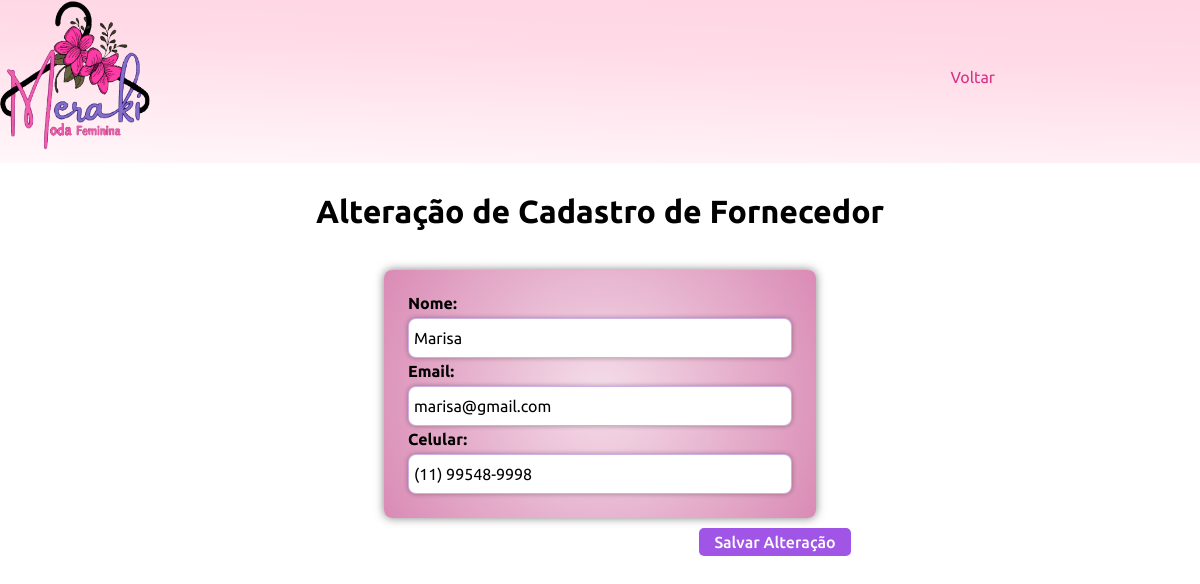
The app's page /View/alterarFornecedor.php?idFor=2 (signed in) with its own data.
### tables this page shows
CREATE TABLE IF NOT EXISTS `fornecedor` (
  `idFor` INT NOT NULL AUTO_INCREMENT,
  `nomeFor` VARCHAR(150) NOT NULL,
  `emailFor` VARCHAR(150) NULL,
  `telefoneFor` VARCHAR(45) NULL,
  PRIMARY KEY (`idFor`));

### Model/DAO/Conexao.php (called while the page is built, shortened)
<?php
class Conexao
{
    private static $conexao;
    public static function getInstance()
    {
        if (!isset(self::$conexao)) {
            try {
                $options = array(
                    PDO::ATTR_PERSISTENT => true,
                    PDO::MYSQL_ATTR_INIT_COMMAND => 'SET NAMES UTF8;',
                    PDO::ATTR_ERRMODE => PDO::ERRMODE_EXCEPTION
                );
                self::$conexao = new
                    PDO(
                    "mysql:host=localhost;dbname=mkm",
                    "root",
                    "",
                    $options
                );
            } catch (PDOException $exc) {
                echo "Erro ao conectar ao banco " . $exc->getMessage();
            }
        }
        return self::$conexao;
    }
}
?>

### Control/listarForController.php (called while the page is built, shortened)
<?php
require_once '../Model/DAO/FornecedorDAO.php';
$fornecedorDAO = new FornecedorDAO();
$todos = $fornecedorDAO->listarFornecedor();
?>

### Model/DAO/FornecedorDAO.php (called while the page is built, shortened)
<?php
include "Conexao.php";
class FornecedorDAO{
    public $pdo = null;
    public function __construct()
    {
        $this->pdo = Conexao::getInstance();
    }
 public function listarFornecedor()
 {
     try {
         $sql = "SELECT * FROM fornecedor ";
         $stmt = $this->pdo->prepare($sql);
         $stmt->execute();
         $retorno = $stmt->fetchAll(PDO::FETCH_ASSOC);
         return $retorno;
     } catch (PDOException $exc) {
         echo $exc->getMessage();
     }
 }
}
?>

### View/alterarFornecedor.php (the view, shortened to what this page needs)
<?php
require_once '../Control/listarForController.php';
?>
<!DOCTYPE html>
<html lang="pt-br">
<head>
  <link href="../_cdn/boot.css" rel="stylesheet" />
  <link href="../_cdn/style.css" rel="stylesheet" />
  <link rel="stylesheet" href="https://cdn.jsdelivr.net/npm/sweetalert2@11/dist/sweetalert2.min.css">
  <link href="../_cdn/alterarUsuario.css" rel="stylesheet" />
</head>
<body>
  <main>
    <header class="main_header">
      <div class="main_header_content">
        <a href="#" class="logo">
          <img width="150" height="150" src="../img/logo.png" alt="Meraki Moda Feminina" title="Meraki Moda Feminina" />
        </a>
        <nav class="main_header_content_menu">
          <ul>
            <li>
              <a href="../View/listarFor.php">Voltar</a>
            </li>
          </ul>
        </nav>
      </div>
    </header>
    <div class="list_container">
      <h1>Alteração de Cadastro de Fornecedor</h1>
    </div>
    <?php
    $usuario_selecionado = null;
    foreach ($todos as $t) {
      if ($t["idFor"] == $_GET["idFor"]) {
        $usuario_selecionado = $t;
        break;
      }}?>
<form name="alterarFor" id="alterarFor">
      <table>
        <tr>
          <th><p>Nome:</p> <input type="text" name="nomeFor" id="nomeFor" value="<?php echo $usuario_selecionado['nomeFor']; ?>" required></th>
          <th><p>Email:</p> <input type="email" name="emailFor" id="emailFor" value="<?php echo $usuario_selecionado["emailFor"]; ?>" required></th>
          <th><p>Celular:</p> <input type="tel" name="telefoneFor" id="telefoneFor" maxlength="15"   pattern="\([0-9]{2}\)\s[0-9]{4,5}-[0-9]{4}" title="Formato: (xx) xxxxx-xxxx" value="<?php echo $usuario_selecionado["telefoneFor"]; ?>" required></th>
        </tr>
      </table>
      <button type="submit">Salvar Alteração</button>
    </form>
  </main>
</body>
</html>

### _cdn/boot.css (style rules this page uses)
* { padding: 0; margin: 0; text-decoration: none; font-size: 1em; box-sizing: border-box; font-family: "Ubuntu", sans-serif; }

### _cdn/style.css (style rules this page uses)
.main_header { width: 100%; background: rgb(255, 1, 86); background: linear-gradient( 182deg, rgba(255, 1, 86, 0.17) 0%, rgba(255, 1, 86, 0.14) 35%, rgba(255, 1, 86, 0.03) 100% ); }
html { scroll-behavior: smooth; }
.main_header_content { max-width: 1300px; margin: 0 auto; display: flex; }
.main_header_content_menu { flex-basis: calc(100% - 330px); display: flex; justify-content: right; }
.main_header_content_menu ul { display: flex; align-items: stretch; }
.main_header_content_menu ul li { list-style: none; display: flex; align-items: center; }
.main_header_content_menu ul li a { padding: 20px 25px; display: flex; align-items: center; border-radius: 10px; color: #d73186; }
.category h2, a { margin-bottom: 10px; text-align: center; }
.main_blog article h2, a { color: #905585; }

### _cdn/alterarUsuario.css (style rules this page uses)
.list_container { margin: 0px auto; }
.list_container > h1 { margin: 0px auto; text-align: center; font-size: 2em; color: #000; font-weight: 700; }
form { width: 60%; margin: 0 auto; display: flex; flex-wrap: wrap; justify-content: center; }
form p { margin-bottom: 5px; }
form button { display: flex; flex-direction: column; align-items: flex-start; margin-left: 350px; }
table { max-width: 1300px; width: 60%; background: radial-gradient( circle, rgba(202, 89, 149, 0.2) 0%, rgba(202, 89, 149, 0.25) 10%, rgba(202, 89, 149, 0.3) 20%, rgba(202, 89, 149, 0.35) 30%, rgba(202, 89, 149, 0.4) 40%, rgba(202, 89, 149, 0.45) 50%, rgba(202, 89, 149, 0.5) 60%, rgba(202, 89, 149, 0.55) 70%, rgba(202, 89, 149, 0.6) 80%, rgba(202, 89, 149, 0.65) 90%, rgba(202, 89, 149, 0.7) 100% ); padding: 20px; border-radius: 8px; text-align: center; box-shadow: 0 0 10px rgba(0, 0, 0, 0.5); margin: 10px auto; }
th { padding: 2px; display: flex; flex-direction: row; align-content: center; justify-content: flex-start; align-items: baseline; flex-wrap: wrap; }
button { display: flex; justify-content: right; background-color: blueviolet; border: none; padding: 5px 15px; border-radius: 5px; color: #fff; cursor: pointer; opacity: 0.8; font-weight: 500; }
a { cursor: pointer; color: #fff; }
.list_container { max-width: 70%; margin: 30px auto; }
h1 { text-align: center; margin-bottom: 20px; font-size: 2em; color: #000; font-weight: 700; text-align: center; }
#nomeUsu, #sobrenomeUsu, #emailUsu, #perfilUsu, #situacaoUsu, #telefoneUsu, #nomeFor, #telefoneFor, #emailFor { margin-top: 1px; border-radius: 8px; padding: 5px 5px; border: 1px solid #5f06a34f; box-shadow: 0 0 5px rgba(0, 0, 0, 0.32); outline-color: #5f06a34f; height: 40px; width: 100%; }

### records on screen
fornecedor: nomeFor "Marisa", emailFor "marisa@gmail.com", telefoneFor "(11) 99548-9998"
